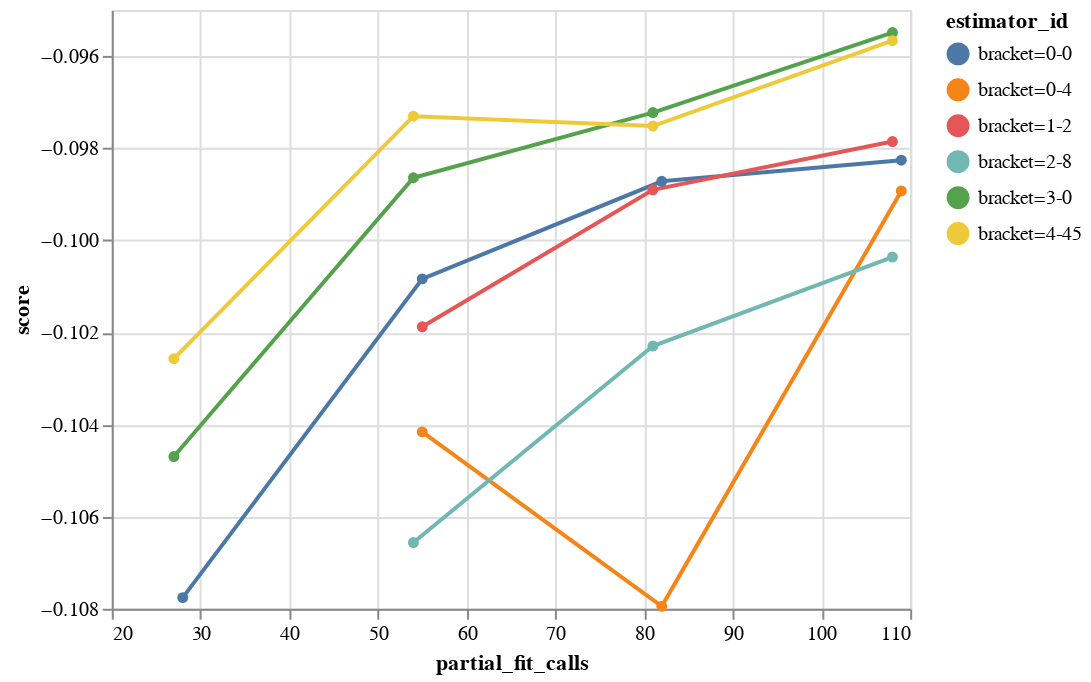

Write notebook code for a chart like this one.
### Code cell
import altair as alt

df = pd.DataFrame(histories["hyperband-w-patience"])
# df = pd.DataFrame(histories["hyperband"])

show = df

to_keep = [k["estimator_id"]
           for _, k in show.iterrows()
           if np.abs(k["partial_fit_calls"] - show.partial_fit_calls.max()) < 20]
from pprint import pprint
pprint(list(sorted(to_keep)))

i = np.array([df.estimator_id == k for k in to_keep])
i = i.sum(axis=0).astype(bool)
show = show[i]
show = show[-0.11 < show.score]
alt.Chart(show).mark_line(point=True).encode(
    x="partial_fit_calls",
    y=alt.Y("score", scale=alt.Scale(zero=False)),
#     column="bracket",
    color="estimator_id",
)

### Figure 1 — Vega-Lite specification as saved in the notebook (floating-point values rounded to 4 significant figures)
{"$schema": "https://vega.github.io/schema/vega-lite/v2.6.0.json", "config": {"view": {"height": 300, "width": 400}}, "data": {"name": "data-8bebfd353b6eb7badf6973765aeead59"}, "datasets": {"data-8bebfd353b6eb7badf6973765aeead59": [{"bracket": 0, "elapsed_wall_time": 412.5, "estimator_id": "bracket=0-0", "params": {"batch_size": 32, "module__activation": "LeakyReLU", "module__init": "xavier_normal_", "optimizer": "SGD", "optimizer__lr": 4.387, "optimizer__momentum": 0.02202, "optimizer__nesterov": true, "optimizer__weight_decay": 2.423e-05, "train_split": null}, "partial_fit_calls": 28, "partial_fit_time": 11.78, "score": -0.1078, "score_time": 4.006}, {"bracket": 3, "elapsed_wall_time": 560.9, "estimator_id": "bracket=3-0", "params": {"batch_size": 512, "module__activation": "PReLU", "module__init": "kaiming_normal_", "optimizer": "Adam", "optimizer__lr": 0.1156, "optimizer__momentum": 0.8398, "optimizer__nesterov": true, "optimizer__weight_decay": 1.387e-05, "train_split": null}, "partial_fit_calls": 27, "partial_fit_time": 5.513, "score": -0.1047, "score_time": 3.178}, {"bracket": 4, "elapsed_wall_time": 620.8, "estimator_id": "bracket=4-45", "params": {"batch_size": 128, "module__activation": "PReLU", "module__init": "xavier_uniform_", "optimizer": "SGD", "optimizer__lr": 3.755, "optimizer__momentum": 0.4184, "optimizer__nesterov": true, "optimizer__weight_decay": 0, "train_split": null}, "partial_fit_calls": 27, "partial_fit_time": 3.774, "score": -0.1026, "score_time": 1.211}, {"bracket": 1, "elapsed_wall_time": 625.7, "estimator_id": "bracket=1-2", "params": {"batch_size": 128, "module__activation": "PReLU", "module__init": "xavier_normal_", "optimizer": "SGD", "optimizer__lr": 0.622, "optimizer__momentum": 0.6186, "optimizer__nesterov": true, "optimizer__weight_decay": 1.307e-05, "train_split": null}, "partial_fit_calls": 55, "partial_fit_time": 3.716, "score": -0.1019, "score_time": 1.214}, {"bracket": 0, "elapsed_wall_time": 627.4, "estimator_id": "bracket=0-0", "params": {"batch_size": 32, "module__activation": "LeakyReLU", "module__init": "xavier_normal_", "optimizer": "SGD", "optimizer__lr": 4.387, "optimizer__momentum": 0.02202, "optimizer__nesterov": true, "optimizer__weight_decay": 2.423e-05, "train_split": null}, "partial_fit_calls": 55, "partial_fit_time": 3.815e-06, "score": -0.1008, "score_time": 1.557}, {"bracket": 0, "elapsed_wall_time": 627.4, "estimator_id": "bracket=0-4", "params": {"batch_size": 256, "module__activation": "PReLU", "module__init": "xavier_uniform_", "optimizer": "SGD", "optimizer__lr": 0.884, "optimizer__momentum": 0.6787, "optimizer__nesterov": true, "optimizer__weight_decay": 6.559e-05, "train_split": null}, "partial_fit_calls": 55, "partial_fit_time": 4.053e-06, "score": -0.1042, "score_time": 3.7}, {"bracket": 3, "elapsed_wall_time": 663.4, "estimator_id": "bracket=3-0", "params": {"batch_size": 512, "module__activation": "PReLU", "module__init": "kaiming_normal_", "optimizer": "Adam", "optimizer__lr": 0.1156, "optimizer__momentum": 0.8398, "optimizer__nesterov": true, "optimizer__weight_decay": 1.387e-05, "train_split": null}, "partial_fit_calls": 54, "partial_fit_time": 4.768e-06, "score": -0.09864, "score_time": 1.178}, {"bracket": 4, "elapsed_wall_time": 708.2, "estimator_id": "bracket=4-45", "params": {"batch_size": 128, "module__activation": "PReLU", "module__init": "xavier_uniform_", "optimizer": "SGD", "optimizer__lr": 3.755, "optimizer__momentum": 0.4184, "optimizer__nesterov": true, "optimizer__weight_decay": 0, "train_split": null}, "partial_fit_calls": 54, "partial_fit_time": 7.608, "score": -0.09731, "score_time": 3.381}, {"bracket": 2, "elapsed_wall_time": 718.9, "estimator_id": "bracket=2-8", "params": {"batch_size": 128, "module__activation": "ELU", "module__init": "kaiming_uniform_", "optimizer": "SGD", "optimizer__lr": 2.027, "optimizer__momentum": 0.8939, "optimizer__nesterov": true, "optimizer__weight_decay": 0, "train_split": null}, "partial_fit_calls": 54, "partial_fit_time": 3.709, "score": -0.1066, "score_time": 3.613}, {"bracket": 1, "elapsed_wall_time": 755.9, "estimator_id": "bracket=1-2", "params": {"batch_size": 128, "module__activation": "PReLU", "module__init": "xavier_normal_", "optimizer": "SGD", "optimizer__lr": 0.622, "optimizer__momentum": 0.6186, "optimizer__nesterov": true, "optimizer__weight_decay": 1.307e-05, "train_split": null}, "partial_fit_calls": 81, "partial_fit_time": 3.902, "score": -0.0989, "score_time": 1.155}, {"bracket": 3, "elapsed_wall_time": 778.1, "estimator_id": "bracket=3-0", "params": {"batch_size": 512, "module__activation": "PReLU", "module__init": "kaiming_normal_", "optimizer": "Adam", "optimizer__lr": 0.1156, "optimizer__momentum": 0.8398, "optimizer__nesterov": true, "optimizer__weight_decay": 1.387e-05, "train_split": null}, "partial_fit_calls": 81, "partial_fit_time": 2.136, "score": -0.09723, "score_time": 1.167}, {"bracket": 0, "elapsed_wall_time": 778.7, "estimator_id": "bracket=0-0", "params": {"batch_size": 32, "module__activation": "LeakyReLU", "module__init": "xavier_normal_", "optimizer": "SGD", "optimizer__lr": 4.387, "optimizer__momentum": 0.02202, "optimizer__nesterov": true, "optimizer__weight_decay": 2.423e-05, "train_split": null}, "partial_fit_calls": 82, "partial_fit_time": 5.518, "score": -0.09872, "score_time": 1.733}, {"bracket": 0, "elapsed_wall_time": 778.7, "estimator_id": "bracket=0-4", "params": {"batch_size": 256, "module__activation": "PReLU", "module__init": "xavier_uniform_", "optimizer": "SGD", "optimizer__lr": 0.884, "optimizer__momentum": 0.6787, "optimizer__nesterov": true, "optimizer__weight_decay": 6.559e-05, "train_split": null}, "partial_fit_calls": 82, "partial_fit_time": 2.626, "score": -0.1079, "score_time": 1.133}, {"bracket": 4, "elapsed_wall_time": 800.0, "estimator_id": "bracket=4-45", "params": {"batch_size": 128, "module__activation": "PReLU", "module__init": "xavier_uniform_", "optimizer": "SGD", "optimizer__lr": 3.755, "optimizer__momentum": 0.4184, "optimizer__nesterov": true, "optimizer__weight_decay": 0, "train_split": null}, "partial_fit_calls": 81, "partial_fit_time": 3.688, "score": -0.09752, "score_time": 1.3}, {"bracket": 3, "elapsed_wall_time": 821.4, "estimator_id": "bracket=3-0", "params": {"batch_size": 512, "module__activation": "PReLU", "module__init": "kaiming_normal_", "optimizer": "Adam", "optimizer__lr": 0.1156, "optimizer__momentum": 0.8398, "optimizer__nesterov": true, "optimizer__weight_decay": 1.387e-05, "train_split": null}, "partial_fit_calls": 108, "partial_fit_time": 3.338e-06, "score": -0.09549, "score_time": 1.168}, {"bracket": 1, "elapsed_wall_time": 830.0, "estimator_id": "bracket=1-2", "params": {"batch_size": 128, "module__activation": "PReLU", "module__init": "xavier_normal_", "optimizer": "SGD", "optimizer__lr": 0.622, "optimizer__momentum": 0.6186, "optimizer__nesterov": true, "optimizer__weight_decay": 1.307e-05, "train_split": null}, "partial_fit_calls": 108, "partial_fit_time": 3.613, "score": -0.09786, "score_time": 1.282}, {"bracket": 2, "elapsed_wall_time": 839.4, "estimator_id": "bracket=2-8", "params": {"batch_size": 128, "module__activation": "ELU", "module__init": "kaiming_uniform_", "optimizer": "SGD", "optimizer__lr": 2.027, "optimizer__momentum": 0.8939, "optimizer__nesterov": true, "optimizer__weight_decay": 0, "train_split": null}, "partial_fit_calls": 81, "partial_fit_time": 2.861e-06, "score": -0.1023, "score_time": 1.235}, {"bracket": 4, "elapsed_wall_time": 873.8, "estimator_id": "bracket=4-45", "params": {"batch_size": 128, "module__activation": "PReLU", "module__init": "xavier_uniform_", "optimizer": "SGD", "optimizer__lr": 3.755, "optimizer__momentum": 0.4184, "optimizer__nesterov": true, "optimizer__weight_decay": 0, "train_split": null}, "partial_fit_calls": 108, "partial_fit_time": 4.028, "score": -0.09567, "score_time": 1.322}, {"bracket": 0, "elapsed_wall_time": 904.0, "estimator_id": "bracket=0-0", "params": {"batch_size": 32, "module__activation": "LeakyReLU", "module__init": "xavier_normal_", "optimizer": "SGD", "optimizer__lr": 4.387, "optimizer__momentum": 0.02202, "optimizer__nesterov": true, "optimizer__weight_decay": 2.423e-05, "train_split": null}, "partial_fit_calls": 109, "partial_fit_time": 5.007e-06, "score": -0.09826, "score_time": 1.98}, {"bracket": 0, "elapsed_wall_time": 904.0, "estimator_id": "bracket=0-4", "params": {"batch_size": 256, "module__activation": "PReLU", "module__init": "xavier_uniform_", "optimizer": "SGD", "optimizer__lr": 0.884, "optimizer__momentum": 0.6787, "optimizer__nesterov": true, "optimizer__weight_decay": 6.559e-05, "train_split": null}, "partial_fit_calls": 109, "partial_fit_time": 3.815e-06, "score": -0.09893, "score_time": 1.242}, {"bracket": 2, "elapsed_wall_time": 923.0, "estimator_id": "bracket=2-8", "params": {"batch_size": 128, "module__activation": "ELU", "module__init": "kaiming_uniform_", "optimizer": "SGD", "optimizer__lr": 2.027, "optimizer__momentum": 0.8939, "optimizer__nesterov": true, "optimizer__weight_decay": 0, "train_split": null}, "partial_fit_calls": 108, "partial_fit_time": 4.137, "score": -0.1004, "score_time": 1.229}]}, "encoding": {"color": {"field": "estimator_id", "type": "nominal"}, "x": {"field": "partial_fit_calls", "type": "quantitative"}, "y": {"field": "score", "scale": {"zero": false}, "type": "quantitative"}}, "mark": {"point": true, "type": "line"}}
